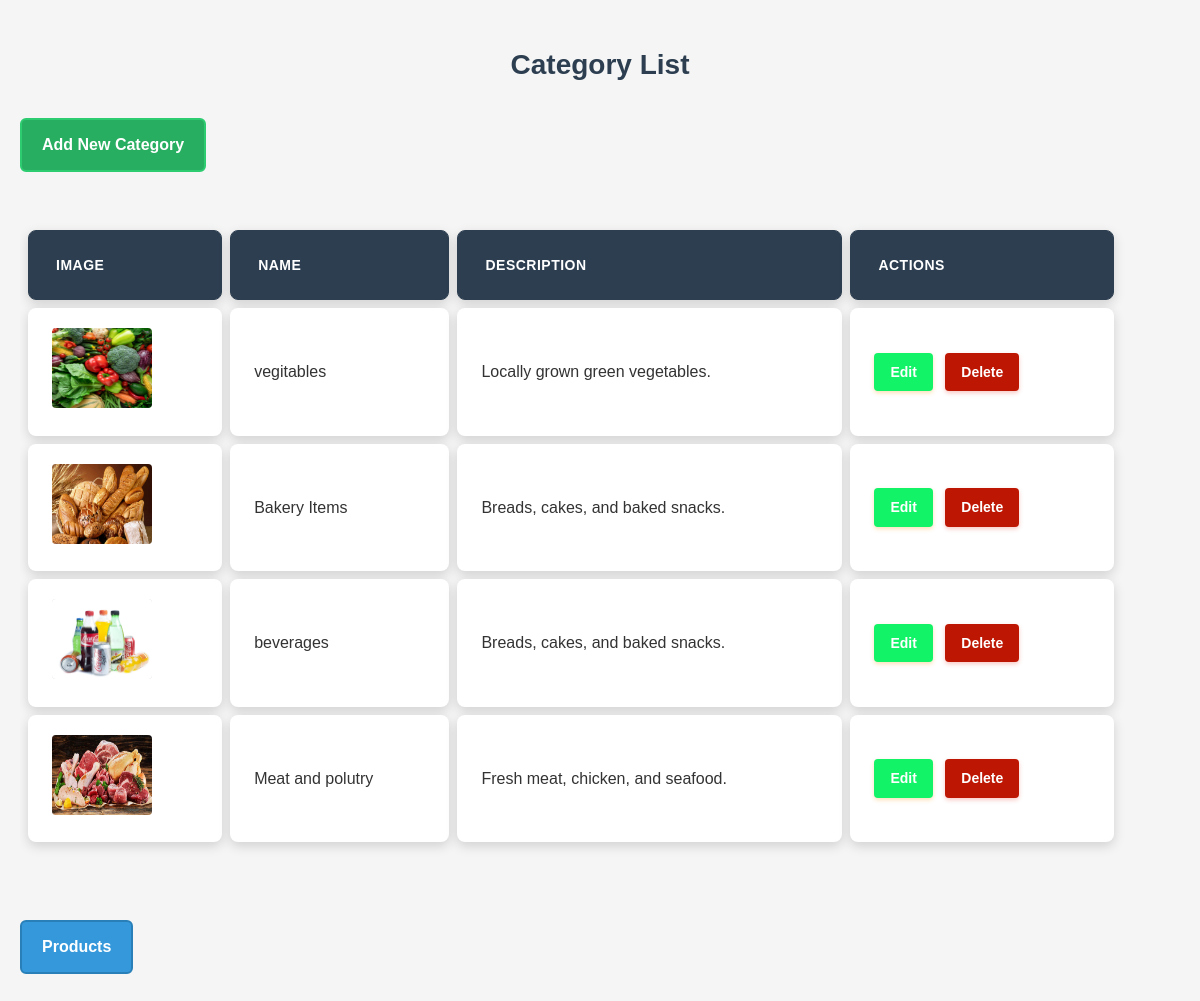
The page / on the database its author committed.
### myapp/models.py (models this page shows, shortened)
class Category(models.Model):
    name = models.CharField(max_length=100)
    description = models.TextField()
    image = models.ImageField(upload_to='category_images/')

### myapp/views.py (the view)
# urls.py: path('', views.category_list, name='category_list'),
def category_list(request):
    categories = Category.objects.all()
    return render(request, 'category_list.html', {'categories': categories})

### myapp/templates/category_list.html (shortened to what this page needs)
{% load static %}
<!DOCTYPE html>
<html lang="en">
<head>
    <link rel="stylesheet" href="{% static 'style.css' %}">
</head>
<body>
    <h2 class="page-title">Category List</h2>
    <a href="{% url 'category_create' %}" class="btn-add">Add New Category</a>
    <div class="table-container">
        <table class="category-table">
            <thead>
                <tr>
                    <th>Image</th>
                    <th>Name</th>
                    <th>Description</th>
                    <th>Actions</th>
                </tr>
            </thead>
            <tbody>
                {% for category in categories %}
                <tr>
                    <td>
                        {% if category.image %}
                            <img src="{{ category.image.url }}" alt="{{ category.name }}" class="cell-with-bg">
                        {% else %}
                            <span class="no-image">No Image</span>
                        {% endif %}
                    </td>
                    <td>{{ category.name }}</td>
                    <td>{{ category.description }}</td>
                    <td>
                        <a href="{% url 'category_update' category.pk %}" class="btn-edit">Edit</a>
                        <a href="{% url 'category_delete' category.pk %}" class="btn-delete">Delete</a>
                    </td>
                </tr>
                {% empty %}
                <tr>
                    <td colspan="4" class="no-data">No categories found.</td>
                </tr>
                {% endfor %}
            </tbody>
        </table>
    </div>
    <a href="{% url 'product_list' %}" class="btn-back">Products</a>
</body>
</html>

### myapp/static/style.css (style rules this page uses)
body { font-family: 'Arial', sans-serif; line-height: 1.6; color: #333; background-color: #f5f5f5; margin: 0; padding: 20px; }
.page-title { color: #2c3e50; text-align: center; margin-bottom: 30px; font-size: 28px; }
.btn-add, .btn-back { display: inline-block; padding: 12px 20px; margin-bottom: 25px; border-radius: 6px; text-decoration: none; font-weight: bold; transition: all 0.3s ease; font-size: 16px; }
.btn-add { background-color: #27ae60; color: white; border: 2px solid #2ecc71; }
.btn-back { background-color: #3498db; color: white; border: 2px solid #2980b9; margin-top: 25px; }
.table-container { overflow-x: auto; margin: 25px 0; }
.category-table { width: 95%; border-collapse: separate; border-spacing: 8px 8px; margin-bottom: 20px; background-color: transparent; }
.category-table th, .category-table td { background-color: white; border: 4px#2c3e50; border-radius: 8px; padding: 20px 24px; text-align: left; box-shadow: 0 4px 12px rgba(0,0,0,0.15); position: relative; }
.category-table th { background-color: #2c3e50; color: white; font-weight: 600; text-transform: uppercase; font-size: 14px; letter-spacing: 0.5px; border-style: double; box-shadow: 0 4px 12px rgba(0,0,0,0.15); }
.cell-with-bg { background-image: url('https://via.placeholder.com/150x80'); background-size: cover; background-position: center; background-repeat: no-repeat; width: 100px; height: 80px; border-radius: 4px; box-shadow: inset 0 0 0 1px #eee; }
.btn-edit, .btn-delete { display: inline-block; padding: 8px 16px; margin-right: 8px; border-radius: 4px; text-decoration: none; font-size: 14px; font-weight: 600; transition: all 0.3s ease; border: none; cursor: pointer; }
.btn-edit { background-color: #12f368; color: white; box-shadow: 0 2px 4px rgba(243, 156, 18, 0.3); }
.btn-delete { background-color: #bd1603; color: white; box-shadow: 0 2px 4px rgba(231, 76, 60, 0.3); }
body { font-family: 'Arial', sans-serif; background-color: #f5f5f5; color: #333; padding: 20px; margin: 0; }
.page-title { text-align: center; font-size: 28px; color: #2c3e50; margin-bottom: 30px; }

### rows shown on the page
Category: image (picture), name "vegitables", description "Locally grown green vegetables."
Category: image (picture), name "Bakery Items", description "Breads, cakes, and baked snacks."
Category: image (picture), name "beverages", description "Breads, cakes, and baked snacks."
Category: image (picture), name "Meat and polutry", description "Fresh meat, chicken, and seafood."
